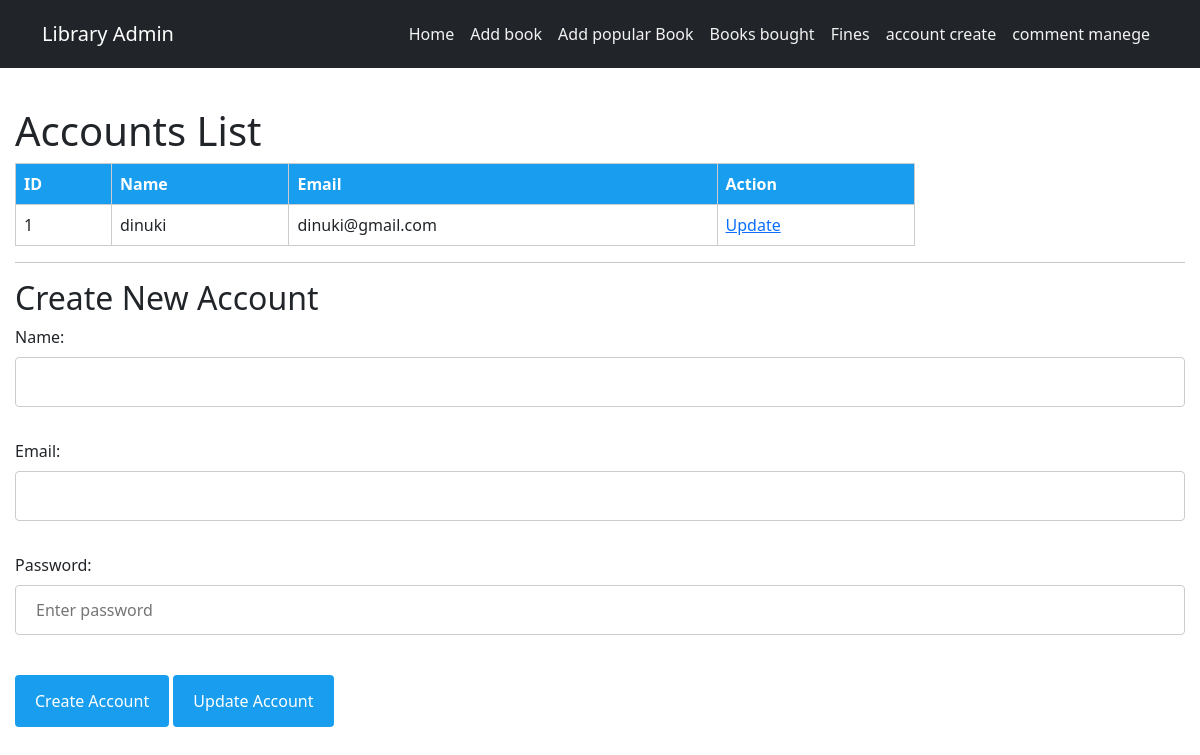
The page /accounts.php on the database its author committed.
### tables this page shows
CREATE TABLE `accounts` (
  `id` int(11) NOT NULL,
  `name` varchar(100) NOT NULL,
  `email` varchar(100) NOT NULL,
  `password` varchar(255) NOT NULL
);

### accounts.php (the view, shortened to what this page needs)
<?php
$servername = "localhost";
$username   = "root";
$password   = "";
$dbname     = "library_db";
$conn = new mysqli($servername, $username, $password, $dbname);
$account = [
    'id' => '',
    'name' => '',
    'email' => '',
    'password' => ''
];
$accounts_result = $conn->query("SELECT id, name, email FROM accounts ORDER BY id DESC");
?>
<!DOCTYPE html>
<html lang="en">
<head>
<link href="https://cdn.jsdelivr.net/npm/bootstrap@5.3.0/dist/css/bootstrap.min.css" rel="stylesheet">
</head>
<body>
<nav class="navbar navbar-expand-lg navbar-dark bg-dark mb-4">
  <div class="container">
    <a class="navbar-brand" href="#">Library Admin</a>
    <div class="collapse navbar-collapse" id="navbarNav">
      <ul class="navbar-nav ms-auto">
        <li class="nav-item"><a class="nav-link" href="addbook.php">Home</a></li>
        <li class="nav-item"><a class="nav-link active" href="update_book.php">Add book</a></li>
        <li class="nav-item"><a class="nav-link" href="popular_books.php">Add popular Book</a></li>
        <li class="nav-item"><a class="nav-link" href="orders.php">Books bought</a></li>
        <li class="nav-item"><a class="nav-link" href="book_date.php">Fines</a></li>
        <li class="nav-item"><a class="nav-link" href="accounts.php">account create</a></li>
        <li class="nav-item"><a class="nav-link" href="Our Students Say.php">comment manege</a></li>
      </ul>
    </div>
  </div>
</nav>
<div id="example1">
<h1>Accounts List</h1>
<table>
    <thead>
        <tr>
            <th>ID</th>
            <th>Name</th>
            <th>Email</th>
            <th>Action</th>
        </tr>
    </thead>
    <tbody>
    <?php if ($accounts_result && $accounts_result->num_rows > 0): ?>
        <?php while ($row = $accounts_result->fetch_assoc()): ?>
        <tr>
            <td><?php echo $row['id']; ?></td>
            <td><?php echo htmlspecialchars($row['name']); ?></td>
            <td><?php echo htmlspecialchars($row['email']); ?></td>
            <td>
                <a href="?edit_id=<?php echo $row['id']; ?>">Update</a>
            </td>
        </tr>
        <?php endwhile; ?>
    <?php else: ?>
        <tr><td colspan="4">No accounts found.</td></tr>
    <?php endif; ?>
    </tbody>
</table>
<hr>
<h2><?php echo ($account['id'] ? "Update Account (ID: {$account['id']})" : "Create New Account"); ?></h2>
<form method="POST" autocomplete="off">
    <label>Name:</label><br>
    <input type="text" name="name" value="<?php echo htmlspecialchars($account['name']); ?>" required><br><br>
    <label>Email:</label><br>
    <input type="email" name="email" value="<?php echo htmlspecialchars($account['email']); ?>" required><br><br>
    <label>Password: </label><br>
    <input type="password" name="password" <?php echo ($account['id'] ? '' : 'required'); ?> placeholder="<?php echo ($account['id'] ? 'Leave blank to keep current password' : 'Enter password'); ?>"><br><br>
    <button type="submit" name="action" value="add" <?php if ($account['id']) echo 'disabled title="Editing existing account. Use Update."'; ?>>Create Account</button>
    <button type="submit" name="action" value="update" <?php if (!$account['id']) echo 'disabled title="Select an account to update."'; ?>>Update Account</button>
</form>
</body>
</html>

### accounts.php (style rules this page uses)
body, .navbar { background-image: url("uploads/istockphoto-1290063471-612x612-removebg-preview.png.gif"), url("uploads/background.jpg.gif"); background-position: right bottom, left top; background-repeat: no-repeat, repeat; }
#example1 { padding: 15px; }
.navbar .nav-link { color: #f2f2f2 !important; padding: 14px 16px; }
table { border-collapse: collapse; width: 100%; max-width: 900px; background-color: white; }
table th, table td { border: 1px solid #ccc; padding: 8px; }
table th { background-color: #199def; color: white; }
input[type=text], select, input[type=file], input[type=email], input[type=password] { width: 100%; padding: 12px 20px; margin: 8px 0; border: 1px solid #ccc; border-radius: 4px; }
button[type=submit] { background-color: #199def; color: white; padding: 14px 20px; margin: 8px 0; border: none; border-radius: 4px; cursor: pointer; }

### rows shown on the page
accounts: id "1", name "dinuki", email "dinuki@gmail.com"
